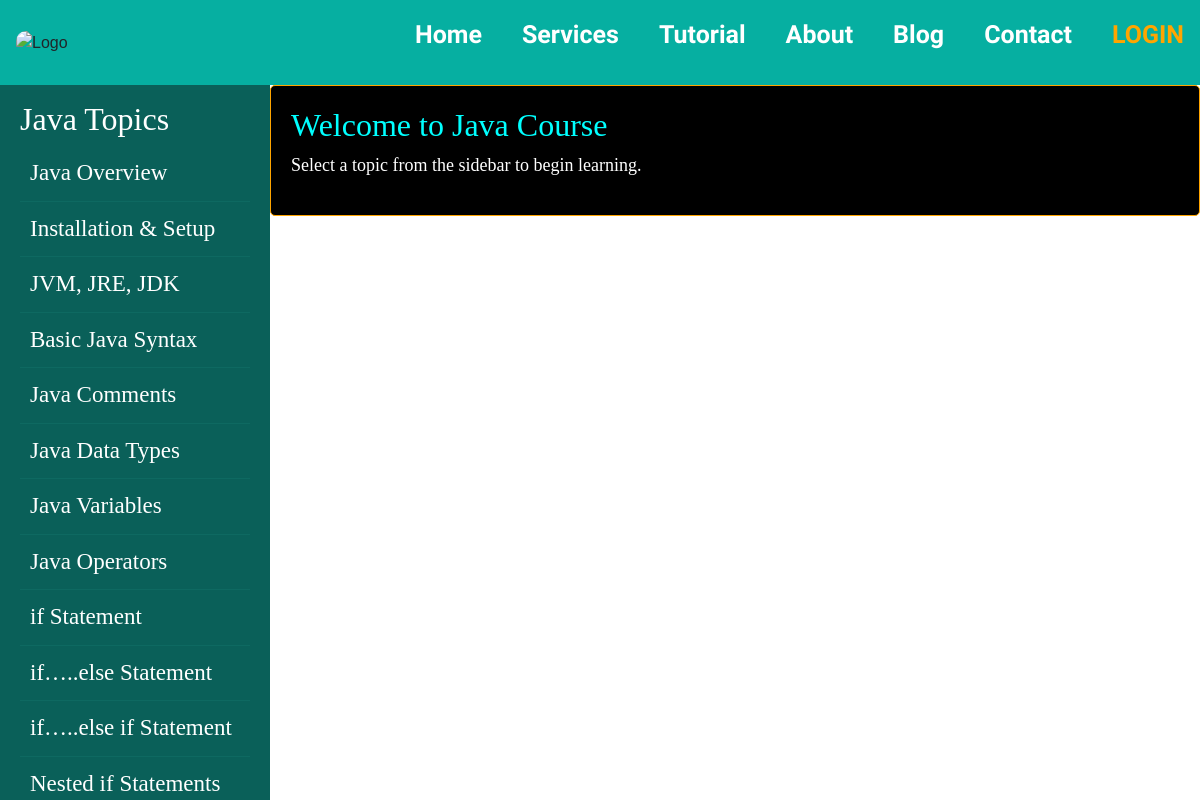
/java-topics/, run on the app's committed database.
### Mywebapp/models.py (models this page shows, shortened)
class JavaTopic(models.Model):
    title = models.CharField(max_length=200)
    subtitle1 = models.CharField(max_length=200, blank=True, null=True)
    content1 = models.TextField(blank=True, null=True)
    content2 = models.TextField(blank=True, null=True)
    content3 = models.TextField(blank=True, null=True)
    content4 = models.TextField(blank=True, null=True)
    content5 = models.TextField(blank=True, null=True)

### Mywebapp/views.py (the view)
# urls.py: path('java-topics/', java_topic_list, name='java_topic_list'),
def java_topic_list(request):
    topics = JavaTopic.objects.all()
    return render(request, 'java.html', {'topics': topics})

### Mywebapp/Templates/Java.html (shortened to what this page needs)
{% load static %}
<!DOCTYPE html>
<html lang="en">
<head>
    <link href="https://cdn.jsdelivr.net/npm/bootstrap@5.3.2/dist/css/bootstrap.min.css" rel="stylesheet">
</head>
<body>
    <nav class="navbar">
        <div class="logo"><img src="{% static 'Images/Stec.png' %}" alt="Logo"></div>
        <ul class="nav-links" id="navLinks">
            <li><a href="/home/">Home</a></li>
            <li><a href="/Service/">Services</a></li>
            <li><a href="/program/">Tutorial</a></li>
            <li><a href="/About/">About</a></li>
            <li><a href="/blog/">Blog</a></li>
            <li><a href="/contact/">Contact</a></li>
            <li><a href="/Login1/" class="login">LOGIN</a></li>
        </ul>
    </nav>
    <div class="sidebar" id="sidebar">
        <h2>Java Topics</h2>
        {% for topic in topics %}
            <a href="#" onclick="loadContent('{{ topic.id }}'); return false;">{{ topic.title }}</a>
        {% endfor %}
    </div>
    <div class="content" id="mainContent">
        <h2>Welcome to Java Course</h2>
        <p>Select a topic from the sidebar to begin learning.</p>
    </div>
</body>
</html>

### Mywebapp/Templates/Java.html (style rules this page uses)
body { margin: 0; font-family: Arial, sans-serif; }
.navbar { background: rgb(6, 175, 161); padding: 1rem; position: fixed; width: 100%; top: 0; z-index: 1000; display: flex; align-items: center; justify-content: space-between; height:85px; }
.navbar .logo img { width: 70px; height: 60px; border-radius: 10px; }
.nav-links { list-style: none; display: flex; gap: 2.5rem; transition: transform 0.5s ease-in-out; }
.nav-links a { text-decoration: none; color: white; font-size: 25px; font-weight: bold; font-family: 'Satisfy', cursive; }
.login { color: orange !important; font-size: 1.2rem; }
.sidebar { width: 270px; background: rgb(10, 96, 89); color: white; height: 100vh; padding: 20px; position: fixed; top: 80px; left: 0; transition: left 0.3s; z-index: 999; overflow-y: auto; max-height: calc(100vh - 80px); font-family: Serif; }
.sidebar a { display: block; color: white; text-decoration: none; padding: 10px; font-size: 23px; border-bottom: 1px solid rgba(23, 127, 118, 0.3); }
.content { margin-top: 85px; padding: 20px; transition: margin-left 0.3s; font-family: Serif; background: black; color: white; border: ridge 1px white; border-radius: 5px; margin-left: 270px; border-color: Orange; }
.content h2 { color: cyan; }
.content p { color: white; font-size: 18px; }

### data on the page
JavaTopic: title "Java Overview"
JavaTopic: title "Installation & Setup"
JavaTopic: title "JVM, JRE, JDK"
JavaTopic: title "Basic Java Syntax"
JavaTopic: title "Java Comments"
JavaTopic: title "Java Data Types"
JavaTopic: title "Java Variables"
JavaTopic: title "Java Operators"
JavaTopic: title "if Statement"
JavaTopic: title "if…..else Statement"
JavaTopic: title "if…..else if Statement"
JavaTopic: title "Nested if Statements"
